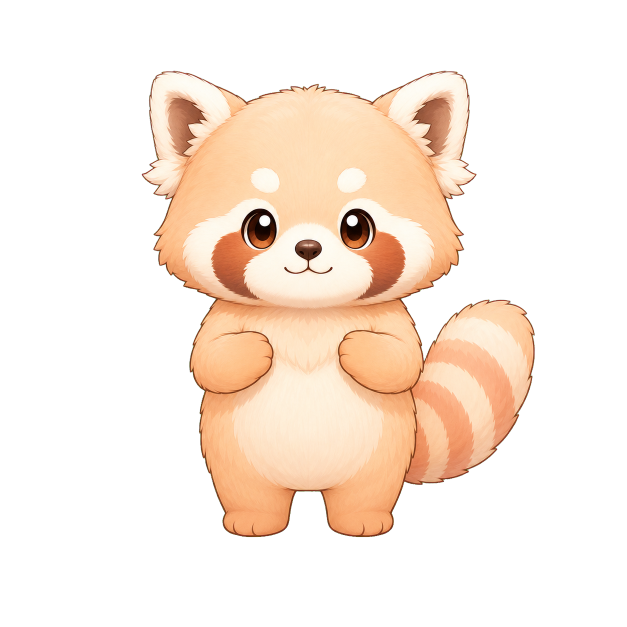
#> input picture apps/kokushi/assets/buddy/buddy-level-1.png, 1254 x 1254 px (shown at 1/2 size)
$ python -i process-buddy-sheet.py   (imports and definitions only)
#> lines starting #> are read from the running program, lines starting #| are printed output that depends on the picture
from __future__ import annotations

import argparse
import subprocess
import sys
import tempfile
from pathlib import Path

from PIL import Image


POSES = [
    "idle",
    "correct",
    "wrong",
    "excellent",
    "thinking",
    "level-up",
    "bonus",
    "sleepy",
    "encourage",
    "surprised",
]


# [56 lines left out: functions parse_args, remove_chroma, not called in this run]


def normalized_sprite(source: Path) -> Image.Image:
#> called with source = '../assets/buddy/buddy-level-1.png'
    image = Image.open(source).convert("RGBA")
#> image is the input picture: PIL image 1254x1254 RGBA; mean R, G, B, A 78.2, 63.9, 52.2, 82.6
    alpha = image.getchannel("A")
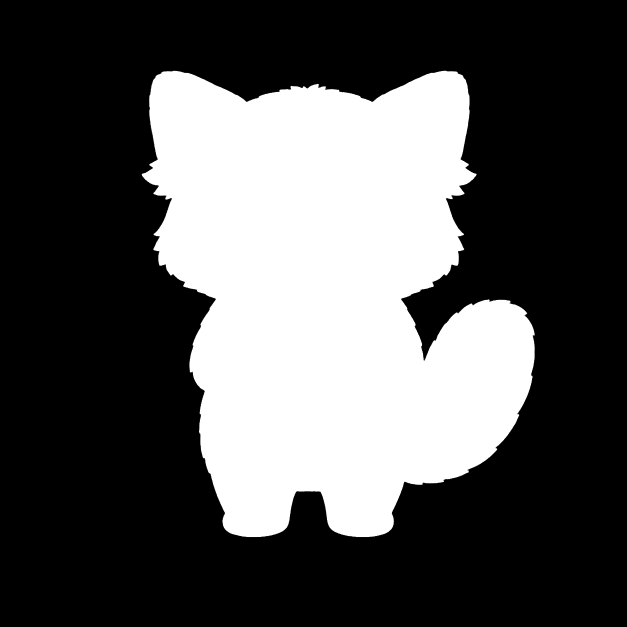
#> alpha: PIL image 1254x1254 L (shown at 1/2 size); min 0, max 255, mean 82.6
    box = alpha.getbbox()
#> box = (283, 141, 1071, 1075)
    if not box:
        raise ValueError(f"No visible pixels found after chroma removal: {source}")

    sprite = image.crop(box)
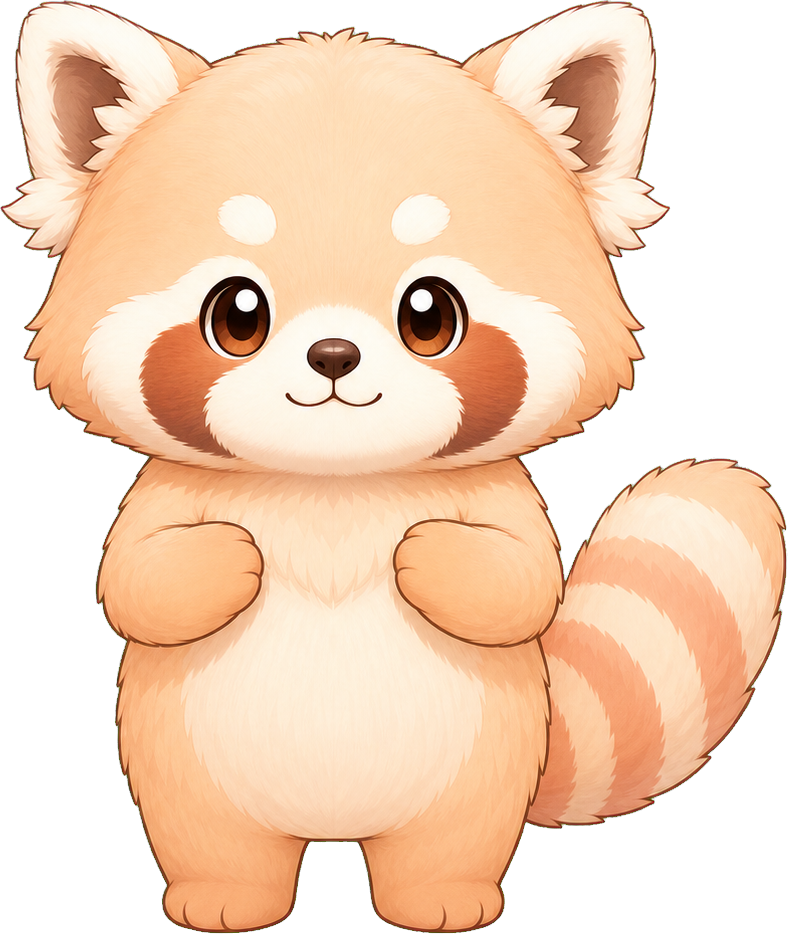
#> sprite: PIL image 788x934 RGBA; mean R, G, B, A 167, 136.6, 111.5, 176.5; transparent parts drawn white
    max_width = 560
    max_height = 560
    scale = min(max_width / sprite.width, max_height / sprite.height)
#> scale = 0.6
    size = (
        max(1, round(sprite.width * scale)),
        max(1, round(sprite.height * scale)),
    )
#> size = (472, 560)
    sprite = sprite.resize(size, Image.Resampling.LANCZOS)
#> sprite: PIL image 472x560 RGBA

    canvas = Image.new("RGBA", (640, 640), (0, 0, 0, 0))
#> canvas: PIL image 640x640 RGBA; every value is 0
    offset = ((640 - sprite.width) // 2, (640 - sprite.height) // 2)
#> offset = (84, 40)
    canvas.alpha_composite(sprite, offset)
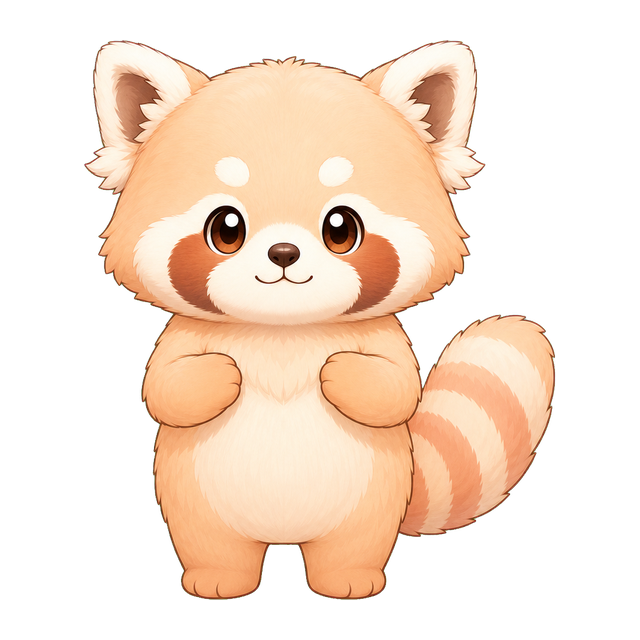
#> canvas: PIL image 640x640 RGBA; mean R, G, B, A 108.6, 88.9, 72.3, 113.9; transparent parts drawn white
    return canvas


# [95 lines left out: functions remove_small_components, validate_sprite, main, not called in this run]


# [2 lines not run here, left out]

>>> result = normalized_sprite('../assets/buddy/buddy-level-1.png')

$ run again, on apps/kokushi/assets/buddy/otter-level-5.png
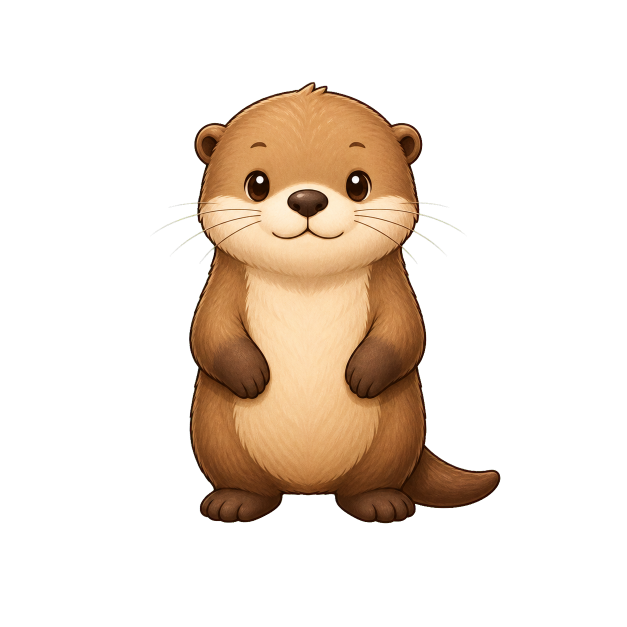
#> input picture apps/kokushi/assets/buddy/otter-level-5.png, 1254 x 1254 px (shown at 1/2 size)
#> in normalized_sprite, image is the input picture: PIL image 1254x1254 RGBA; mean R, G, B, A 42.5, 31, 20.5, 60.2
#> in normalized_sprite, `alpha = image.getchannel("A")`:
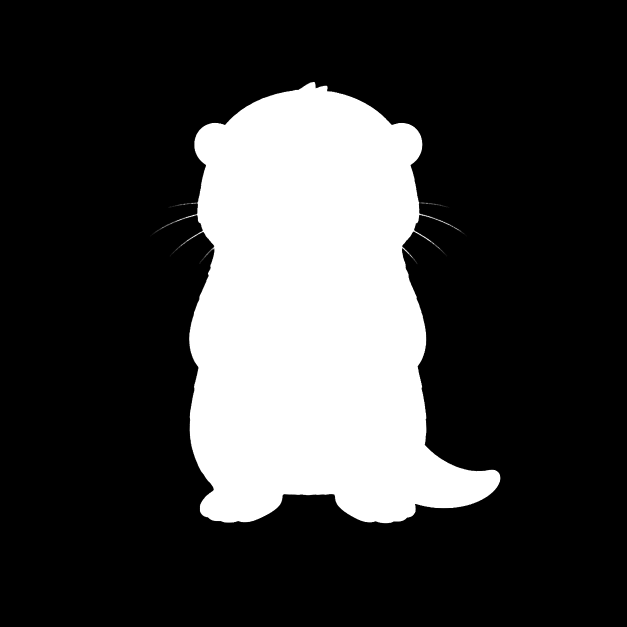
#> alpha: PIL image 1254x1254 L (shown at 1/2 size); min 0, max 255, mean 60.2
#> box = (300, 163, 1001, 1047)
#> in normalized_sprite, `canvas.alpha_composite(sprite, offset)`:
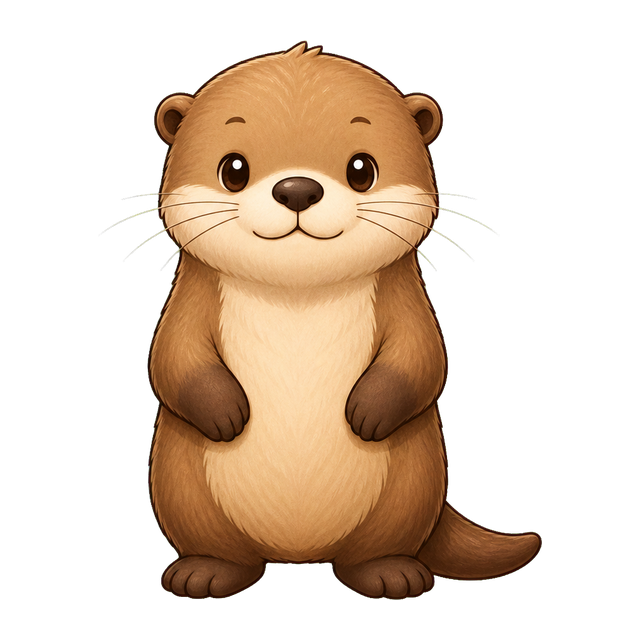
#> canvas: PIL image 640x640 RGBA; mean R, G, B, A 66.2, 48.4, 31.9, 92.7; transparent parts drawn white

$ run again, on apps/kokushi/assets/buddy/quokka-level-5.png
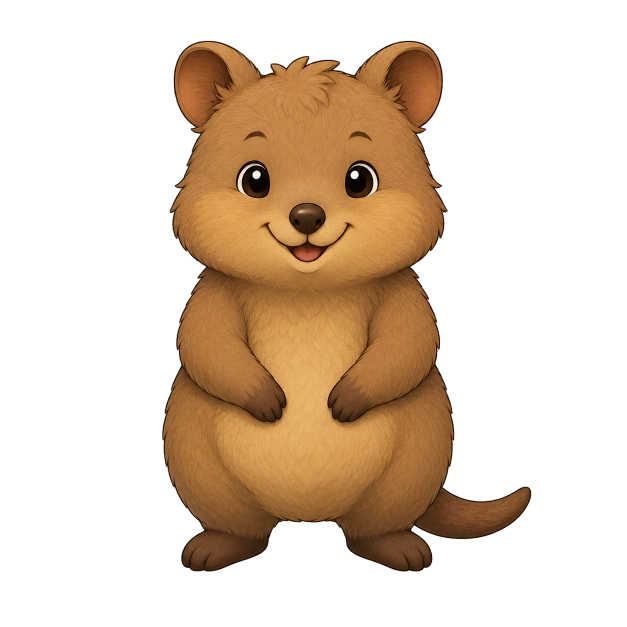
#> input picture apps/kokushi/assets/buddy/quokka-level-5.png, 1254 x 1254 px (shown at 1/2 size)
#> in normalized_sprite, image is the input picture: PIL image 1254x1254 RGBA; mean R, G, B, A 55.1, 37.3, 19.9, 85.2
#> in normalized_sprite, `alpha = image.getchannel("A")`:
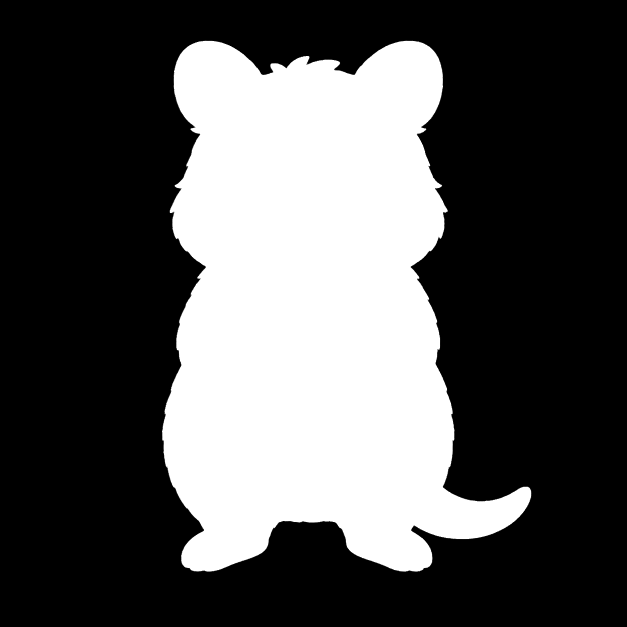
#> alpha: PIL image 1254x1254 L (shown at 1/2 size); min 0, max 255, mean 85.2
#> box = (323, 80, 1063, 1144)
#> in normalized_sprite, `canvas.alpha_composite(sprite, offset)`:
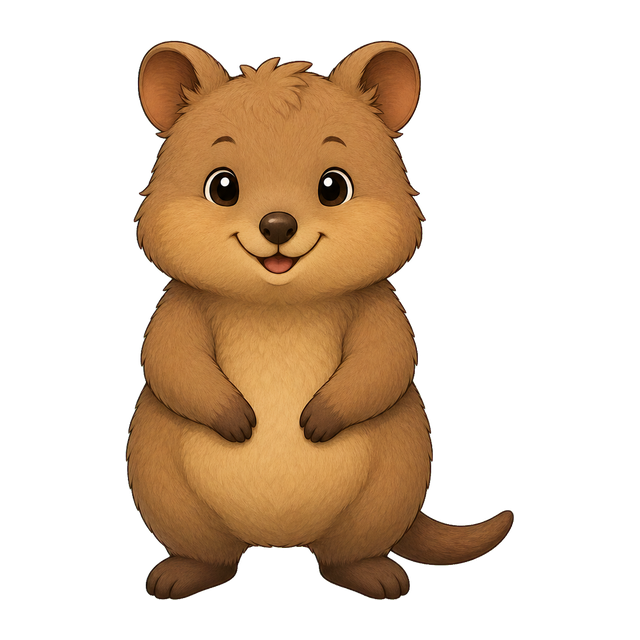
#> canvas: PIL image 640x640 RGBA; mean R, G, B, A 59.1, 40.2, 21.5, 90.5; transparent parts drawn white
